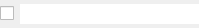
<?xml version="1.0" encoding="UTF-8"?>
<ui version="4.0">
 <class>SFGUIObjectItem</class>
 <widget class="QWidget" name="SFGUIObjectItem">
  <property name="geometry">
   <rect>
    <x>0</x>
    <y>0</y>
    <width>199</width>
    <height>28</height>
   </rect>
  </property>
  <property name="windowTitle">
   <string>Form</string>
  </property>
  <layout class="QGridLayout" name="gridLayout">
   <property name="leftMargin">
    <number>0</number>
   </property>
   <property name="topMargin">
    <number>0</number>
   </property>
   <property name="rightMargin">
    <number>0</number>
   </property>
   <property name="bottomMargin">
    <number>0</number>
   </property>
   <item row="0" column="0">
    <widget class="QCheckBox" name="outRb">
     <property name="text">
      <string/>
     </property>
     <property name="iconSize">
      <size>
       <width>16</width>
       <height>16</height>
      </size>
     </property>
    </widget>
   </item>
   <item row="0" column="1">
    <widget class="QLineEdit" name="ObjLe">
     <property name="autoFillBackground">
      <bool>false</bool>
     </property>
     <property name="frame">
      <bool>false</bool>
     </property>
     <property name="readOnly">
      <bool>true</bool>
     </property>
    </widget>
   </item>
  </layout>
 </widget>
 <resources/>
 <connections/>
</ui>
